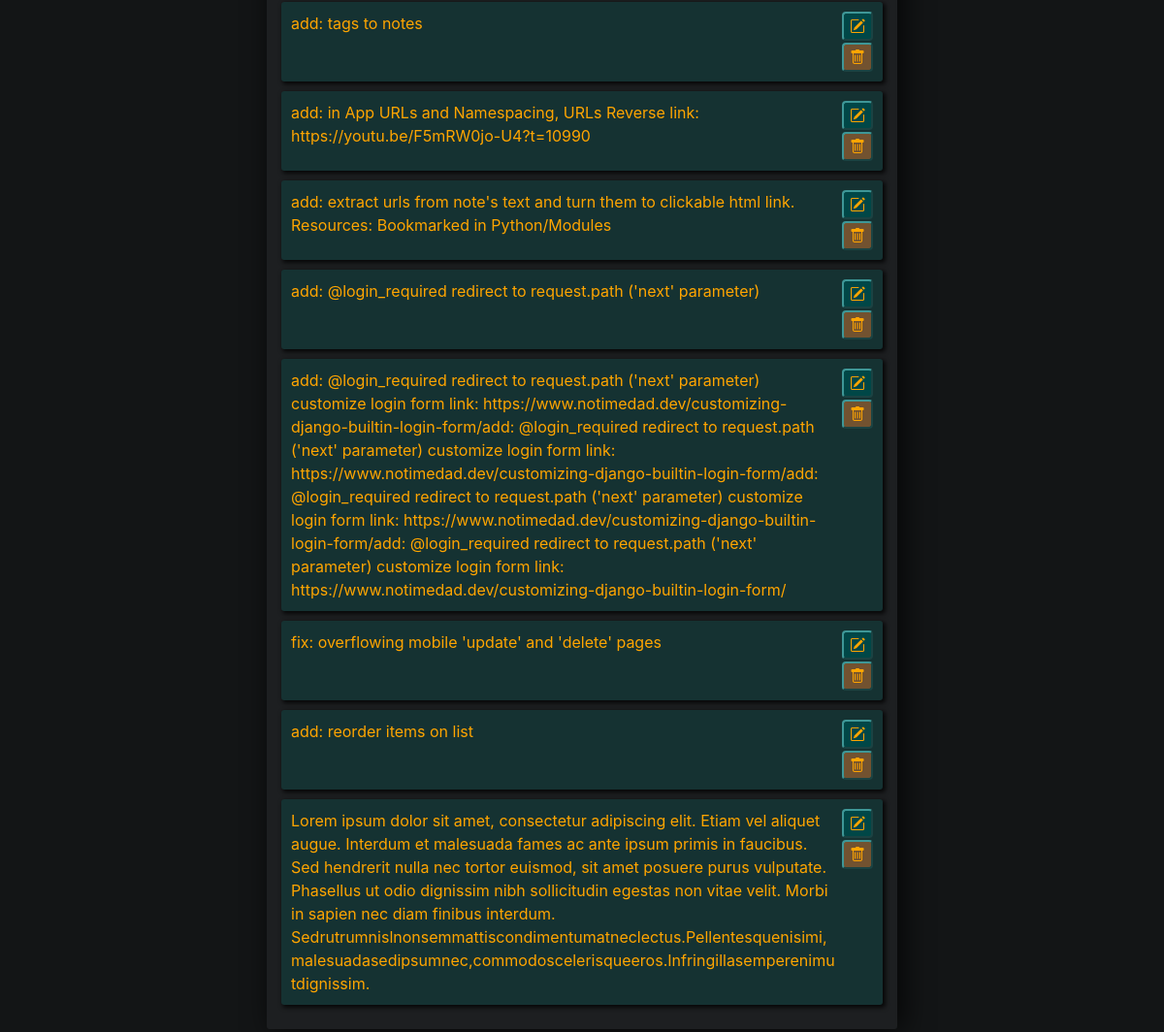
The page /todo/ (lower part) on the database as committed earlier.
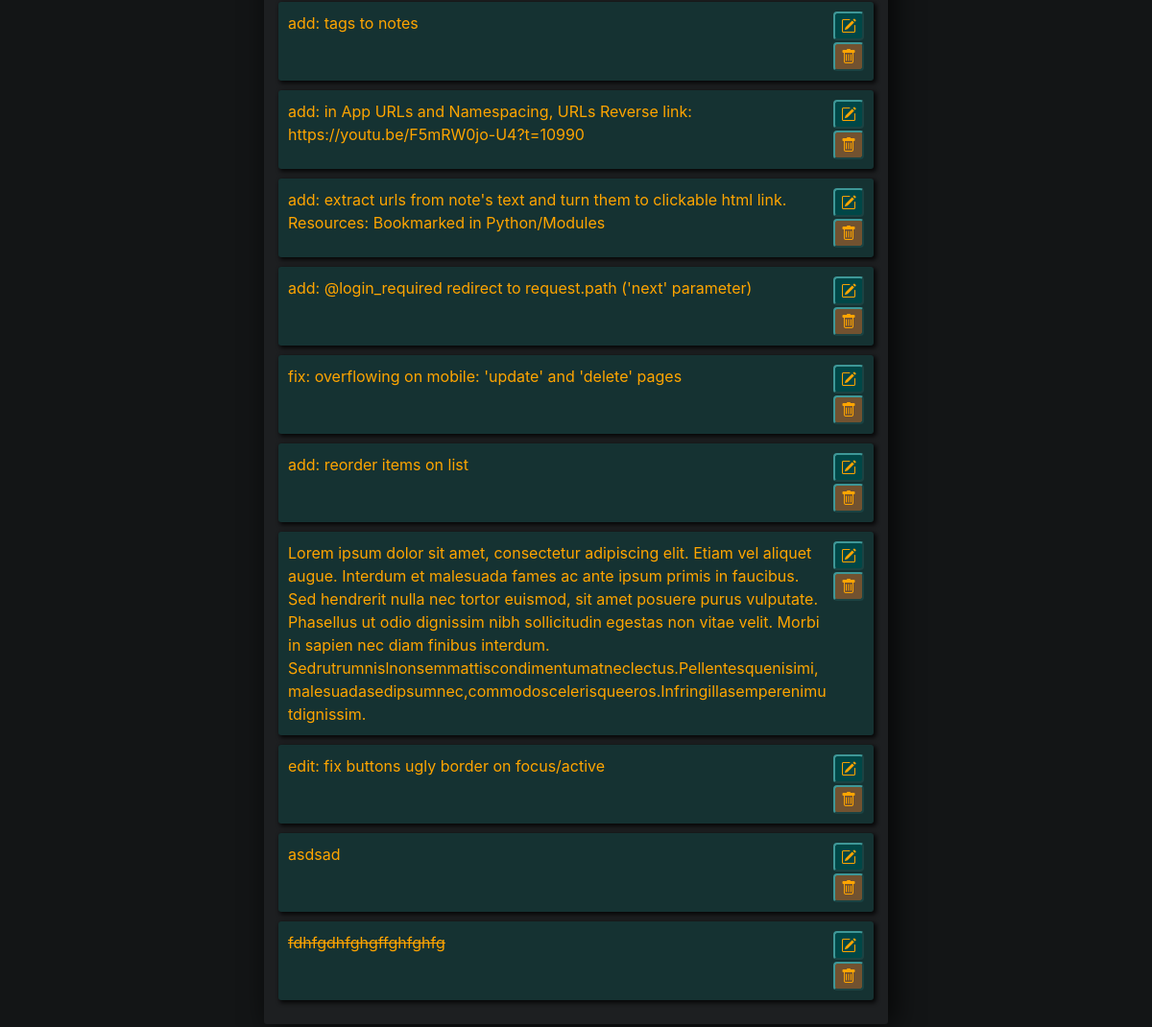
The same page on the database as committed later.
### todo_list/models.py (models this page shows)
class ToDoList(models.Model):
    title = models.CharField(max_length=10000)
    complete = models.BooleanField(default=False)
    created = models.DateTimeField(auto_now_add=True)
    def __str__(self):
        return self.title  # title is now the name of item in admin

### todo_list/views.py (the view, shortened to what this page needs)
# urls.py: path('todo/', ToDoMain.as_view(), name='todo_main'),
class ToDoMain(View):
    def get(self, request):  # get request comes here
        items_in_list = ToDoList.objects.all()
        form = ToDoListForm()
        context = {
                    'items_in_list': items_in_list,
                    'form': form,
                   }
        return render(request, 'todo_main.html', context)

### todo_list/templates/todo_main.html (shortened to what this page needs)
{% extends 'base.html' %}
{% block content %}
<div class="container-fluid center-column" style="max-width: 650px">
    {% for item in items_in_list %}
        <div class="item-row grid-for-item-row">
            <span style="flex: 1 1 auto">
                {% if item.complete == True %}
                <strike style="word-break: break-word;">{{item|linebreaksbr}}</strike>
                {% else %}
                <span style="word-break: break-word;">{{item|linebreaksbr}}</span>
                {% endif %}
            </span>
            <div class="grid-container-onecolumn">
                <form action="{% url 'todo_update' item.id %}">
                    <div class="tooltip-wrapper">
                        <button class="btn-info" id="inputUpdateButton"><i class="bi-pencil-square"></i></button>
                    </div>
                </form>
                <div class="separator-horizontal">
                </div>
                <form action="{% url 'todo_delete' item.id %}">
                    <div class="tooltip-wrapper">
                        <button class="btn-danger" id="inputDeleteButton"><i class="bi-trash"></i></button>
                    </div>
                </form>
            </div>
    </div>
    {% endfor %}
</div>
{% endblock %}

Rows that differ between the two databases and show on the page:
removed ToDoList: title "add: @login_required redirect to request.path ('next' parameter) customize login form link: https://www.notimedad.dev/customizing-django-builtin-login-form/add: @login_required redirect to request.path ('next' parameter) customize login form link: https://www.notimedad.dev/customizing-django-builtin-login-form/add: @login_required redirect to request.path ('next' parameter) customize login form link: https://www.notimedad.dev/customizing-django-builtin-login-form/add: @login_required redirect to request.path ('next' parameter) customize login form link: https://www.notimedad.dev/customizing-django-builtin-login-form/"
changed ToDoList: title "fix: overflowing mobile 'update' and 'delete' pages" → "fix: overflowing on mobile: 'update' and 'delete' pages"
added ToDoList: title "edit: fix buttons ugly border on focus/active"
added ToDoList: title "asdsad"
added ToDoList: title "fdhfgdhfghgffghfghfg"
